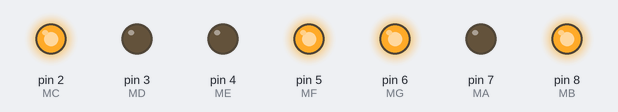
A sketch run on a simulated Arduino Uno, built with avr-gcc and run on an emulated ATmega328P. Parts: output pins drawn as LEDs (lit = HIGH). Random numbers use the default seed unless the sketch sets one.

Above: at 0.1 s.
At 3.6 s:
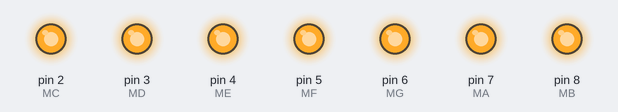
At 12.6 s:
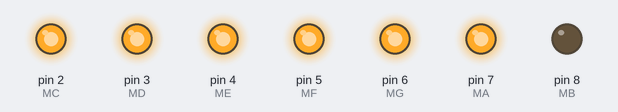
At 18.1 s:
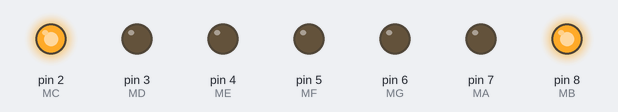
At 22.1 s:
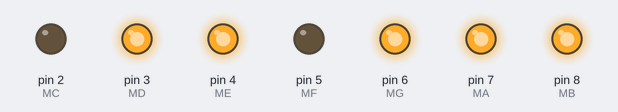
At 35.6 s:
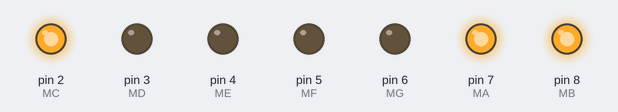
Timing chart, 0 to 40.0 s (numbered marks = the images above):
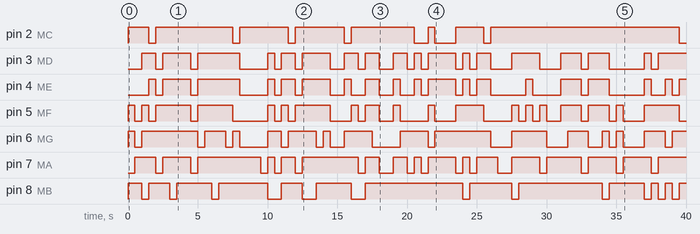

Measured:
- by itself, pin 2 (MC): LOW → HIGH at 0.00 s, → LOW 1.5 s later, → HIGH 0.50 s later, → LOW 5.5 s later, … (16 changes in this stretch)
- by itself, pin 3 (MD): LOW → HIGH at 1.0 s, → LOW 1.0 s later, → HIGH 0.50 s later, → LOW 2.0 s later, … (35 changes in this stretch)
- by itself, pin 4 (ME): LOW → HIGH at 1.5 s, → LOW 0.50 s later, → HIGH 0.50 s later, → LOW 2.0 s later, … (37 changes in this stretch)
- by itself, pin 5 (MF): LOW → HIGH at 0.00 s, → LOW 0.50 s later, → HIGH 0.50 s later, → LOW 0.50 s later, … (38 changes in this stretch)
- by itself, pin 6 (MG): LOW → HIGH at 0.00 s, → LOW 0.50 s later, → HIGH 0.50 s later, → LOW 4.0 s later, … (31 changes in this stretch)
- by itself, pin 7 (MA): LOW → HIGH at 0.50 s, → LOW 1.5 s later, → HIGH 0.50 s later, → LOW 2.0 s later, … (33 changes in this stretch)
- by itself, pin 8 (MB): LOW → HIGH at 0.00 s, → LOW 1.0 s later, → HIGH 0.50 s later, → LOW 1.5 s later, … (25 changes in this stretch)

The sketch:

23-03-2018.ino
```cpp
/*funcao para carregar as definicoes*/
int MA = 7;
int MB = 8;
int MC = 2;
int MD = 3;
int ME = 4;
int MF = 5;
int MG = 6;
int button = 12;

int btnCurrentState = 0;
int btnPreviousState = 0;

int cont;


void fun0(int TIME){
    /*0*/
    digitalWrite(MA, HIGH);
    digitalWrite(MB, HIGH);
    digitalWrite(MC, HIGH);
    digitalWrite(MD, HIGH);
    digitalWrite(ME, HIGH);
    digitalWrite(MF, HIGH);
    digitalWrite(MG, LOW);
    delay(TIME);
}
void fun1(int TIME){
  /*1*/
  digitalWrite(MA, LOW);
  digitalWrite(MD, LOW);
  digitalWrite(ME, LOW);
  digitalWrite(MF, LOW);
  delay(TIME);
}
void fun2(int TIME){
  /*2*/
  digitalWrite(MA, HIGH);
  digitalWrite(MB, HIGH);
  digitalWrite(MC, LOW);
  digitalWrite(MD, HIGH);
  digitalWrite(ME, HIGH);
  digitalWrite(MF, LOW);
  digitalWrite(MG, HIGH);
  delay(TIME);
}
void fun3(int TIME){
  /*3*/
  digitalWrite(MA, HIGH);
  digitalWrite(MB, HIGH);
  digitalWrite(MC, HIGH);
  digitalWrite(MD, HIGH);
  digitalWrite(ME, LOW);
  digitalWrite(MF, LOW);
  digitalWrite(MG, HIGH);
  delay(TIME);
}
void fun4(int TIME){
/*4*/
  digitalWrite(MA, LOW);
  digitalWrite(MB, HIGH);
  digitalWrite(MC, HIGH);
  digitalWrite(MD, LOW);
  digitalWrite(ME, LOW);
  digitalWrite(MF, HIGH);
  digitalWrite(MG, HIGH);
  delay(TIME);
}
void fun5(int TIME){
  /*5*/
  digitalWrite(MA, HIGH);
  digitalWrite(MB, LOW);
  digitalWrite(MC, HIGH);
  digitalWrite(MD, HIGH);
  digitalWrite(ME, LOW);
  digitalWrite(MF, HIGH);
  digitalWrite(MG, HIGH);
  delay(TIME);
}
void fun6(int TIME){
  /*6*/
  digitalWrite(MA, HIGH);
  digitalWrite(MB, LOW);
  digitalWrite(MC, HIGH);
  digitalWrite(MD, HIGH);
  digitalWrite(ME, HIGH);
  digitalWrite(MF, HIGH);
  digitalWrite(MG, HIGH);
  delay(TIME);
}
void fun7(int TIME){
  /*7*/
  digitalWrite(MA, HIGH);
  digitalWrite(MB, HIGH);
  digitalWrite(MC, HIGH);
  digitalWrite(MD, LOW);
  digitalWrite(ME, LOW);
  digitalWrite(MF, LOW);
  digitalWrite(MG, LOW);
  delay(TIME);
}
void fun8(int TIME){
  /*8*/
  digitalWrite(MA, HIGH);
  digitalWrite(MB, HIGH);
  digitalWrite(MC, HIGH);
  digitalWrite(MD, HIGH);
  digitalWrite(ME, HIGH);
  digitalWrite(MF, HIGH);
  digitalWrite(MG, HIGH);
  delay(TIME);
}
void fun9(int TIME){
  /*9*/
  digitalWrite(MA, HIGH);
  digitalWrite(MB, HIGH);
  digitalWrite(MC, HIGH);
  digitalWrite(MD, LOW);
  digitalWrite(ME, LOW);
  digitalWrite(MF, HIGH);
  digitalWrite(MG, HIGH);
  delay(TIME);
}
/**********************************************************/


/*funcao de config*/
void setup(){
  pinMode(MA,OUTPUT);
  pinMode(MB,OUTPUT);
  pinMode(MC,OUTPUT);
  pinMode(MD,OUTPUT);
  pinMode(ME,OUTPUT);
  pinMode(MF,OUTPUT);
  pinMode(MG,OUTPUT);
  pinMode(button,INPUT);

  Serial.begin(9600);
}
/**********************************************************/
/*
void verifyButton(int cont) {
  btnPreviousState = btnCurrentState;
    btnCurrentState = digitalRead(button);

    if (btnPreviousState == LOW && btnCurrentState == HIGH) {
      onButtonDown(cont);
    } else if (btnPreviousState == HIGH && btnCurrentState == LOW) {
      onButtonUp();
  }
}
int onButtonDown(int cont) {
  return cont++;
}

int onButtonUp() {

}
*/

/*funcao do looping~main~*/
void loop(){
  int TIME = 500;
  cont = random(0,9);
  returnN(cont,TIME);
}

/**********************************************************/
/*funcao de cases */
void returnN(int cont,int time){
  switch(cont){
    case 0:fun0(time);break;
    case 1:fun1(time);break;
    case 2:fun2(time);break;
    case 3:fun3(time);break;
    case 4:fun4(time);break;
    case 5:fun5(time);break;
    case 6:fun6(time);break;
    case 7:fun7(time);break;
    case 8:fun8(time);break;
    case 9:fun9(time);break;

  }
}
```
